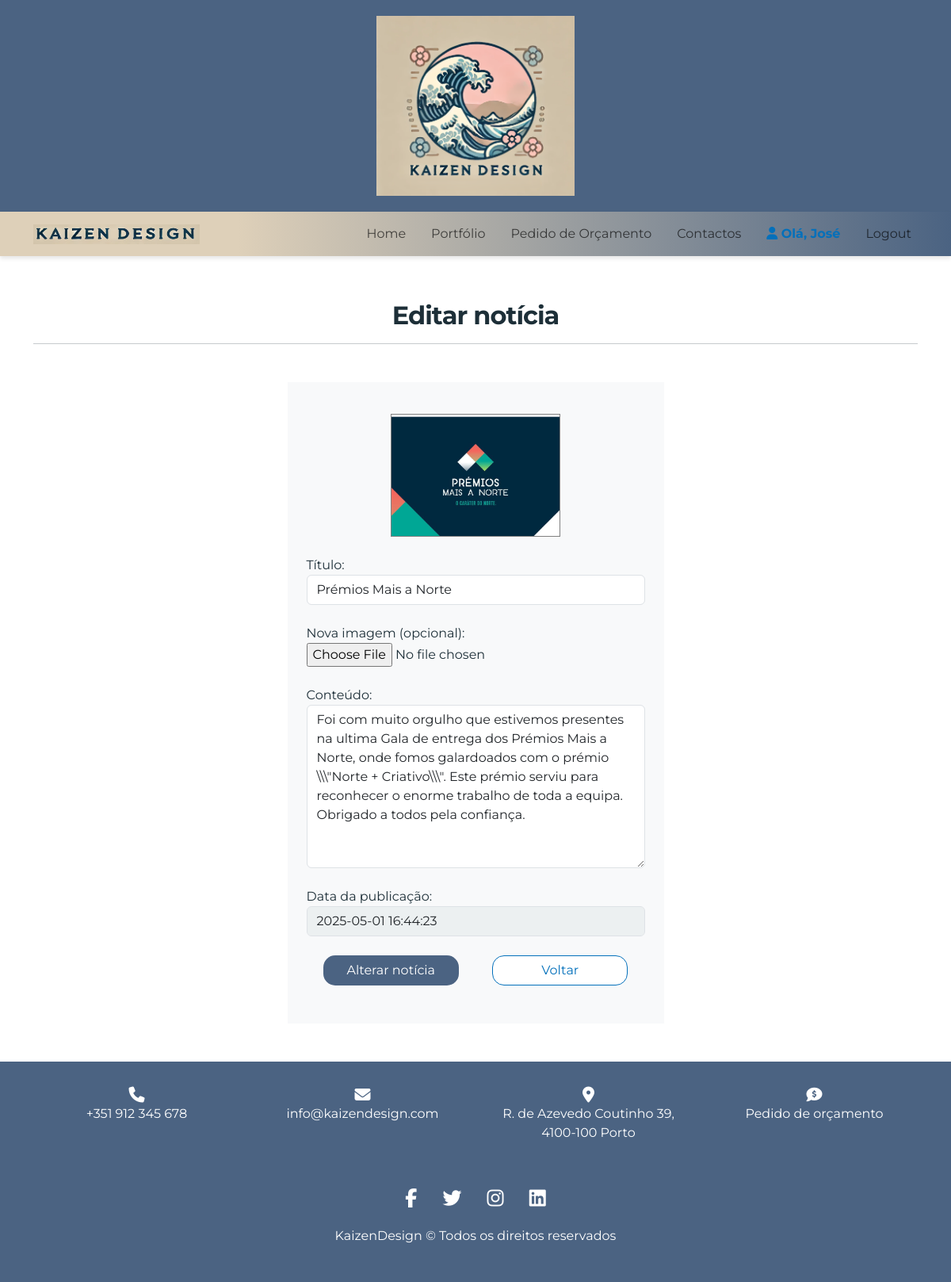
Screenshot of /edit_news.php?id=1&news_id=9 (signed in) with the database file from the repository.
### tables this page shows
CREATE TABLE `noticias` (
  `id` int(11) NOT NULL,
  `titulo` varchar(200) NOT NULL,
  `conteudo` text,
  `imagem` varchar(255) DEFAULT NULL,
  `data_publicacao` timestamp NULL DEFAULT CURRENT_TIMESTAMP
);

### geral.php (called while the page is built, shortened)
<?php
$BASE_URL = "http://localhost/Jose";

### models/News.php (called while the page is built, shortened)
<?php
class News
{
    public $titulo;
    public $imagem;
    public $conteudo;
    public $data_publicacao;
    public function __construct($id, $titulo, $conteudo, $imagem, $data_publicacao)
    {
        $this->titulo = $titulo;
        $this->conteudo = $conteudo;
        $this->imagem = $imagem;
        $this->data_publicacao = $data_publicacao;
    }
    public function getTitle()
    {
        return $this->titulo;
    }
    public function getContent()
    {
        return $this->conteudo;
    }
    public function getImage()
    {
        return $this->imagem;
    }
    public function getPublishDate()
    {
        return $this->data_publicacao;
    }
}

### edit_news.php (the view, shortened to what this page needs)
<?php
require_once("geral.php");
require_once("includes/db.inc.php");
$news_id = $_GET["news_id"];
$stmt = $conn->prepare("SELECT titulo, conteudo, imagem, data_publicacao FROM noticias WHERE id = ?;");
$stmt->bind_param("i", $news_id);
$stmt->execute();
$stmt->bind_result($titulo, $conteudo, $imagem, $data_publicacao);
require_once("models/News.php");
$news = new News($news_id, $titulo, $conteudo, $imagem, $data_publicacao);
?>
<!DOCTYPE html>
<html lang="pt">
<head>
    <link
        href="https://cdn.jsdelivr.net/npm/bootstrap@5.3.0-alpha3/dist/css/bootstrap.min.css"
        rel="stylesheet"
 />
    <link rel="stylesheet" href="<?= $BASE_URL ?>/css/style.css?v=1.0" />
</head>
<body>
    <?php
    require_once("templates/header.php");
    ?>
    <nav class="navbar navbar-custom sticky-top navbar-light navbar-expand-lg">
        <div class="container">
            <a class="navbar-brand" href="<?= $BASE_URL ?>">
                <img
                    src="<?= $BASE_URL ?>/images/KaizenDesignName.png"
                    alt="Kaizen_logo"
                    width="210"
                    height="25"
                    class="d-inline-block align-text-top" />
            </a>
            <div class="collapse navbar-collapse" id="navbarSupportedContent">
                <ul class="navbar-nav ms-auto mb-2 mb-lg-0">
                    <li class="nav-item">
                        <a class="nav-link" aria-current="page" href="<?= $BASE_URL ?>/index.php">Home</a>
                    </li>
                    <li class="nav-item ps-0 ps-lg-3">
                        <a class="nav-link" href="<?= $BASE_URL ?>/portfolio.php">Portfólio</a>
                    </li>
                    <li class="nav-item ps-0 ps-lg-3">
                        <a class="nav-link" href="<?= $BASE_URL ?>/orcamento.php">Pedido de Orçamento</a>
                    </li>
                    <li class="nav-item ps-0 ps-lg-3">
                        <a class="nav-link" href="<?= $BASE_URL ?>/contactos.php">Contactos</a>
                    </li>
                    <?php
                    if (isset($_SESSION["email"])) {
                        if ($_SESSION["tipo"] === "admin") {
                            echo '<li class="nav-item ps-0 ps-lg-3"><a class="nav-link active" href="' . $BASE_URL . '/dashboard_admin.php?id=' . $_SESSION['id'] . '"><i class="fa-solid fa-user"></i> Olá, ' . htmlspecialchars($_SESSION["nome"]) . '</a></li>';
                        } else if ($_SESSION["tipo"] === "cliente") {
                            echo '<li class="nav-item ps-0 ps-lg-3"><a class="nav-link active" href="' . $BASE_URL . '/profile_user.php?id=' . $_SESSION['id'] . '"><i class="fa-solid fa-user"></i> Olá, ' . htmlspecialchars($_SESSION["nome"]) . '</a></li>';
                        }
                        echo '<li class="nav-item ps-0 ps-lg-3"><a class="nav-link" href="' . $BASE_URL . '/includes/logout.inc.php">Logout</a></li>';
                    } else {
                        echo '<li class="nav-item ps-0 ps-lg-3"><a class="nav-link" href="' . $BASE_URL . '/login.php"><i class="fa-solid fa-user"></i> Login/Registo</a></li>';
                    }
                    ?>
                </ul>
            </div>
        </div>
    </nav>
    <main class="container py-5">
        <div class="row">
            <div class="col-12">
                <div id="profile-name" class="mt-2 mb-5 text-center">
                    <h2>Editar notícia</h2>
                    <hr>
                </div>
                <div class="row">
                    <div id="profile-box" class="col-5 mx-auto bg-light p-4">
                        <form method="POST" action="includes/edit_news.inc.php" enctype="multipart/form-data">
                            <div class="form-group mt-3 text-center">
                                <img id="news-img" src="news_img/<?= $news->getImage(); ?>" alt="News-img">
                            </div>
                            <div class="form-group mt-4">
                                <label for="title">Título:</label>
                                <input type="text" class="form-control" name="titulo" required value="<?= $news->getTitle(); ?>">
                            </div>
                            <div class="form-group mt-4">
                                <label for="image">Nova imagem (opcional):</label>
                                <input type="file" class="form-control-file" name="imagem" accept="image/*">
                            </div>
                            <div class="form-group mt-4">
                                <label for="content">Conteúdo:</label>
                                <textarea class="form-control" name="conteudo" rows="8" required><?= $news->getContent(); ?></textarea>
                            </div>
                            <div class="form-group mt-4 mb-4">
                                <label for="publish_date">Data da publicação:</label>
                                <input type="text" class="form-control no-edit" name="data_publicacao" required value="<?= $news->getPublishDate(); ?>">
                            </div>
                            <div class="form-group mt-4 mb-4 d-flex justify-content-around">
                                <input type="submit" name="submit" class="btn" id="update-btn" value="Alterar notícia">
                                <?php
                                $backlink = "$BASE_URL/news.php?id=" . $_SESSION['id'];
                                ?>
                                <a class="btn back-btn" id="back-btn" href="<?php echo $backlink; ?>" target="_self">Voltar</a>
                            </div>
                        </form>
                    </div>
                </div>
            </div>
    </main>
    <?php
    require_once("templates/footer.php");
    ?>
</body>
</html>

### css/style.css (style rules this page uses)
* { box-sizing: border-box; margin: 0; padding: 0; }
body { font-family: MontserratRegular; color: rgb(29, 47, 56); }
nav { font-family: MontserratRegular; box-shadow: 0px 3px 5px rgba(0, 0, 0, 0.1); }
.navbar-custom { background: rgb(222, 208, 185); background: linear-gradient( 90deg, rgba(222, 208, 185, 1) 25%, rgba(75, 99, 130, 1) 100% ); }
.navbar-brand { font-family: MontserratBold; color: rgb(29, 47, 56); }
.nav-link.active { font-family: MontserratBold; color: rgb(3, 112, 187) !important; }
h1, h2 { font-family: MontserratBold; letter-spacing: -1px; }
.btn { background-color: #4b6382; border-radius: 15px; color: white; }
.no-edit { pointer-events: none; background-color: #ecf0f1; }
#update-btn, #back-btn { width: 40%; }
#back-btn { background-color: white; border-radius: 15px; color: rgb(3, 112, 187); border: 1px solid rgb(3, 112, 187); }
#news-img { width: 50%; border: 1px solid gray; }

### rows the page displays
noticias: imagem (picture), titulo "Prémios Mais a Norte", conteudo "Foi com muito orgulho que estivemos presentes na ultima Gala de entrega dos Prémios Mais a Norte, onde fomos galardoados com o prémio \\\\\\\"Norte + Criativo\\\\\\\". Este prémio serviu para reconhecer o enorme trabalho de toda a equipa. Obrigado a todos pela confiança.", data_publicacao "2025-05-01 16:44:23"

### other values shown
$_SESSION["nome"] "José"
